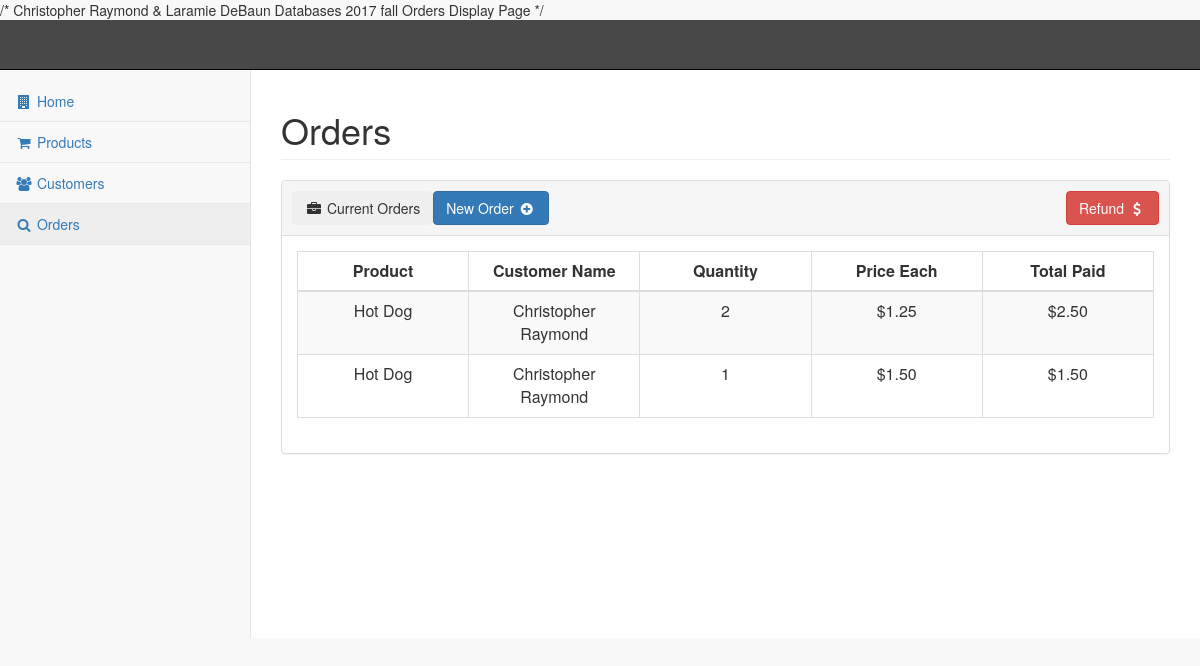
The page /pages/orders.php on the database as committed earlier.
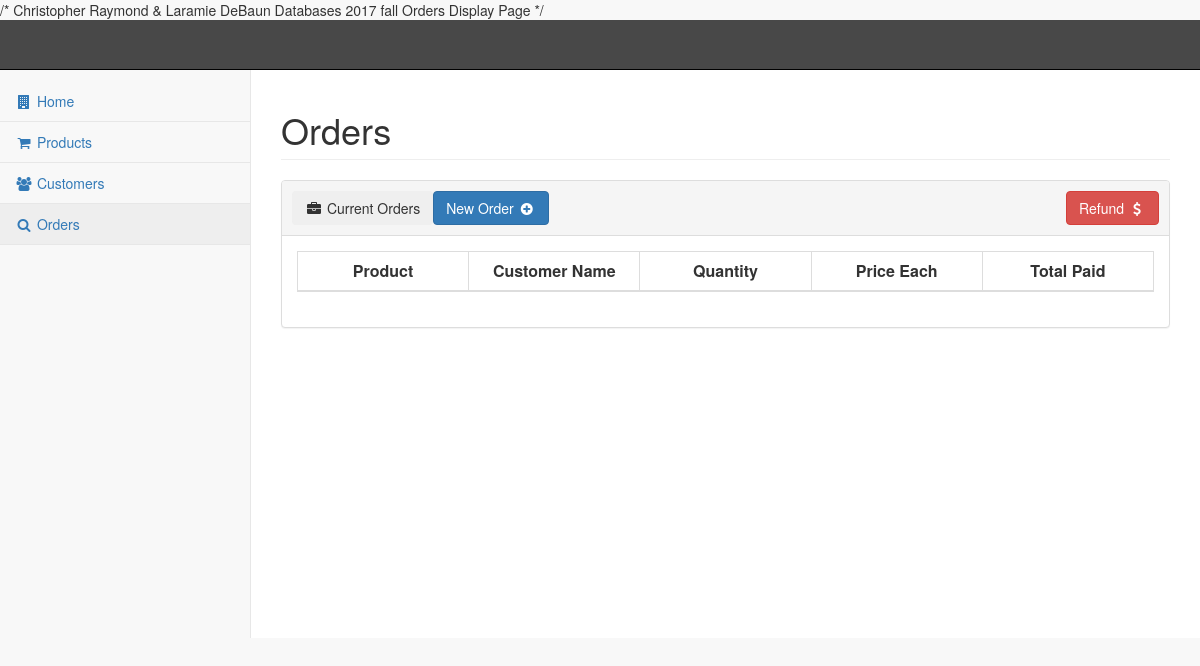
The same page on the database as committed later.
### tables this page shows
CREATE TABLE IF NOT EXISTS `order` (
  `PRODUCT_ID` int NOT NULL,
  `CUST_IDNO` int NOT NULL,
  `QUANTITY` int NOT NULL,
  `PRICE_EACH` varchar(10) NOT NULL,
  `TOTAL_PAID` varchar(10) NOT NULL,
  `ORDER_NUM` int NOT NULL AUTO_INCREMENT,
  PRIMARY KEY (`ORDER_NUM`),
  KEY `CUST_IDNO` (`CUST_IDNO`),
  KEY `PRODUCT_ID` (`PRODUCT_ID`)
);

CREATE TABLE IF NOT EXISTS `product` (
  `PRODUCT_ID` int NOT NULL AUTO_INCREMENT,
  `DESCRIPTION` varchar(256) NOT NULL,
  `TYPE` enum('APPETIZER','SALAD','BEVERAGE','MAINDISH','DESSERT') DEFAULT NULL,
  `QUANTITY` int NOT NULL,
  `COST` varchar(10) NOT NULL,
  `PRODUCT_IMAGE` varchar(256) NOT NULL,
  PRIMARY KEY (`PRODUCT_ID`)
);

CREATE TABLE IF NOT EXISTS `customer` (
  `NAME` varchar(254) NOT NULL,
  `PHONENO` varchar(12) NOT NULL,
  `ADDRESS` varchar(256) NOT NULL,
  `EMAIL` varchar(100) NOT NULL,
  `USERNAME` varchar(12) NOT NULL,
  `PASSWORD` varchar(12) NOT NULL,
  `CREATEDDATE` datetime NOT NULL,
  `IDNUMBER` int NOT NULL AUTO_INCREMENT,
  PRIMARY KEY (`IDNUMBER`),
  UNIQUE KEY `EMAIL_UNIQUE` (`EMAIL`)
);

### pages/orders.php (the view, shortened to what this page needs)
<?php include_once ($_SERVER['DOCUMENT_ROOT'].'/pages/header.php'); ?>
<div id="page-wrapper">
    <div class="row">
        <div class="col-lg-12">
            <h1 class="page-header">Orders</h1>
        </div>
    </div>
    <div class="row">
        <div class="col-lg-12">
            <div class="panel panel-default">
                <div style="height: 55px;padding:10px" class="panel-heading">
                    <button class="btn btn-secondary pull-left"><i class="fa fa-briefcase fa-fw"></i> Current Orders</button>
                    <a class="btn btn-primary" role="button" href="/pages/newOrder.php">New Order <span class="fa fa-plus-circle fa-fw"></span></a>
                    <a class="btn btn-danger pull-right" role="button" href="/pages/delOrder.php">Refund <span class="fa fa-dollar fa-fw"></span></a>
                </div>
                <div class="panel-body">
                    <table id="orders" class="table table-striped table-bordered"><?php
							$query = "SELECT * FROM `ORDER` ORDER BY PRODUCT_ID ASC";
							$result = $mysqli->query($query);
				            echo "<thead>";
					        	echo "<th style='text-align:center' width=\"" . 100/mysqli_num_fields($result) . "%\">Product</th>";
	        					echo "<th style='text-align:center' width=\"" . 100/mysqli_num_fields($result) . "%\">Customer Name</th>";
					        	echo "<th style='text-align:center' width=\"" . 100/mysqli_num_fields($result) . "%\">Quantity</th>";
	        					echo "<th style='text-align:center' width=\"" . 100/mysqli_num_fields($result) . "%\">Price Each</th>";
	            				echo "<th style='text-align:center' width=\"" . 100/mysqli_num_fields($result) . "%\">Total Paid</th></tr>";
				            echo "</thead>";
				            echo "<tbody>";
				            	while($row = mysqli_fetch_array($result)){
				                  	echo "<tr>";
				                  	if($product_name = $mysqli->query("
									    SELECT description
									    FROM product
									    WHERE product_id = " . $row['PRODUCT_ID'])){
									    if($product_name->num_rows > 0){
									    	$product_name = mysqli_fetch_array($product_name, MYSQLI_ASSOC);
								    		echo "<td align='center'>" . $product_name['description'] . "</td>";
	    						    	}
	    						    	else
	    						    		echo "<td align='center' style='padding: 2px;'>Invalid Product ID</td>";
	                		  		}
				            		else
	            			      		echo "<td align='center' style='padding: 2px;'>Invalid Entry</td>";
	                  				if($customer_name = $mysqli->query("SELECT name FROM customer WHERE idnumber = " . $row['CUST_IDNO'])){
									    if($customer_name->num_rows > 0){
									    	$customer_name = mysqli_fetch_array($customer_name, MYSQLI_ASSOC);
								    		echo "<td align='center'>" . $customer_name['name'] . "</td>";
	    						    	}
	    						    	else
	    						    		echo "<td align='center' style='padding: 2px;'>Invalid Customer ID</td>";
	                		  		}
				            		else
	            			      		echo "<td align='center' style='padding: 2px;'>Invalid Entry</td>";
				                  	echo "<td align='center'>" . $row['QUANTITY'] . "</td>";
				                  	echo "<td align='center'>$" . $row['PRICE_EACH'] . "</td>";
				                  	echo "<td align='center'>$" . $row['TOTAL_PAID'] . "</td>";
				                  }
			                  ?>
			            </tbody>
					</table>
                </div>
            </div>
        </div>
    </div>
</div>
<?php
include_once ($_SERVER['DOCUMENT_ROOT'].'/pages/footer.php');
?>

Rows that differ between the two databases and show on the page:
removed order: PRODUCT_ID.DESCRIPTION "Hot Dog", customer.NAME "Christopher Raymond", QUANTITY "2", PRICE_EACH "1.25", TOTAL_PAID "2.50"
removed order: PRODUCT_ID.DESCRIPTION "Hot Dog", customer.NAME "Christopher Raymond", QUANTITY "1", PRICE_EACH "1.50", TOTAL_PAID "1.50"
